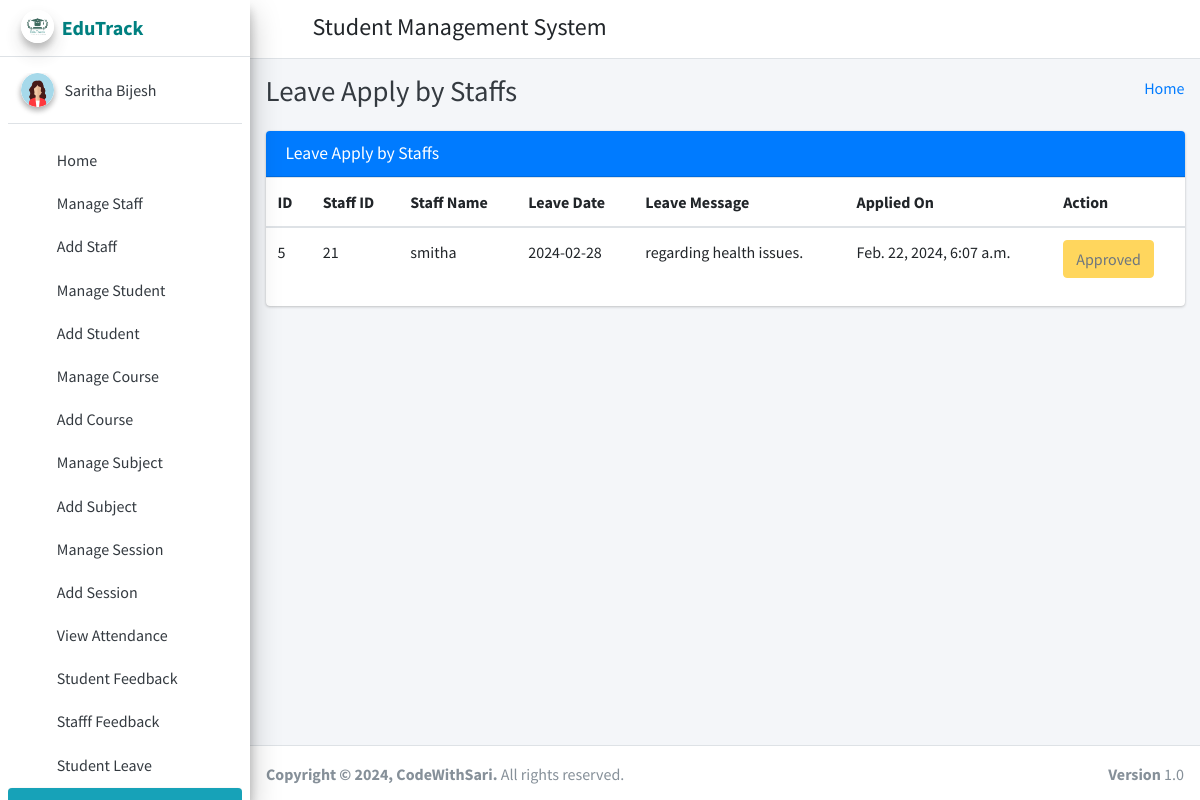
/staff_leave_view/ (signed in), run on the app's committed database.
### student_management_app/models.py (models this page shows)
class CustomUser(AbstractUser):
    user_type_data = ((1, "HOD"), (2, "Staff"), (3, "Student"))
    user_type = models.CharField(default=1, choices=user_type_data, max_length=10)

class LeaveReportStaff(models.Model):
    id = models.AutoField(primary_key=True)
    staff_id = models.ForeignKey(Staffs, on_delete=models.CASCADE)
    leave_date = models.CharField(max_length=255)
    leave_message = models.TextField()
    leave_status = models.IntegerField(default=0)
    created_at = models.DateTimeField(auto_now_add=True)
    updated_at = models.DateTimeField(auto_now=True)
    objects = models.Manager()

class Staffs(models.Model):
    id = models.AutoField(primary_key=True)
    admin = models.OneToOneField(CustomUser, on_delete=models.CASCADE)
    address = models.TextField()
    created_at = models.DateTimeField(auto_now_add=True)
    updated_at = models.DateTimeField(auto_now=True)
    objects = models.Manager()

### student_management_app/HodViews.py (the view)
# urls.py: path('staff_leave_view/', HodViews.staff_leave_view, name="staff_leave_view"),
def staff_leave_view(request):
    leaves = LeaveReportStaff.objects.all()
    context = {
        "leaves": leaves
    }
    return render(request, 'hod_template/staff_leave_view.html', context)

### student_management_app/LoginCheckMiddleWare.py (called while the page is built, shortened)
    def process_view(self, request, view_func, view_args, view_kwargs):
        modulename = view_func.__module__
        user = request.user
        if user.is_authenticated:
            if user.user_type == "1":
                if modulename == "student_management_app.HodViews":
                    pass
                elif modulename == "student_management_app.views" or modulename == "django.views.static":
                    pass
                else:
                    return redirect("admin_home")
            else:
                return redirect("login")
        else:
            if request.path == reverse("login") or request.path == reverse("doLogin"):
                pass
            else:
                return redirect("login")

### student_management_app/templates/hod_template/staff_leave_view.html (shortened to what this page needs)
{% extends 'hod_template/base_template.html' %}
{% block page_title %}
    Leave Apply by Staffs
{% endblock page_title %}
{% block main_content %}
{% load static %}
<section class="content">
        <div class="container-fluid">
            <div class="row">
                <div class="col-md-12">
                    <div class="card card-primary">
                        <div class="card-header">
                            <h3 class="card-title">Leave Apply by Staffs</h3>
                        </div>
                        <div class="table-responsive">
                            <table class="table">
                                <thead>
                                <tr>
                                    <th>ID</th>
                                    <th>Staff ID</th>
                                    <th>Staff Name</th>
                                    <th>Leave Date</th>
                                    <th>Leave Message</th>
                                    <th>Applied On</th>
                                    <th>Action</th>
                                </tr>
                                </thead>
                                {% for leave in leaves %}
                                <tbody>
                                <tr>
                                    <td>{{ leave.id }}</td>
                                    <td>{{ leave.staff_id.admin.id }}</td>
                                    <td>{{ leave.staff_id.admin.first_name }} {{ feedback.staff_id.admin.last_name }}</td>
                                    <td>{{ leave.leave_date }}</td>
                                    <td>{{ leave.leave_message }}</td>
                                    <td>{{ leave.created_at }}</td>
                                    <td>
                                        {% if leave.leave_status == 0 %}
                                            <a href="{% url 'staff_leave_approve' leave_id=leave.id %}" class="btn btn-success">Approve</a>
                                            <a href="{% url 'staff_leave_reject' leave_id=leave.id %}" class="btn btn-danger">Reject</a>
                                        {% elif leave.leave_status == 1 %}
                                            <button class="btn btn-warning" disabled="disabled">Approved</button>
                                        {% else %}
                                            <button class="btn btn-danger" disabled="disabled">Rejected</button>
                                        {% endif %}
                                    </td>
                                </tr>
                                </tbody>
                                {% endfor %}
                            </table>
                        </div>
                    </div>
                </div>
            </div>
        </div>
      </section>
  {% endblock main_content %}

### student_management_app/templates/hod_template/sidebar_template.html (shortened to what this page needs)
{% load static %}
<aside class="main-sidebar sidebar-light-info elevation-4">
      <a href="{% url 'admin_home' %}" class="brand-link">
        <img src="{% static 'dist/img/edutracklogo.jpeg' %}" alt="EduTrackLogo" class="brand-image img-circle elevation-3"
            style="opacity: .8">
        <span class="brand-text font-weight-bold" style="color: teal;">EduTrack</span>
      </a>
      <div class="sidebar">
        <div class="user-panel mt-3 pb-3 mb-3 d-flex">
          <div class="image">
            <img src="{% static 'dist/img/profpicgirl1.png' %}" class="img-circle elevation-2" alt="User Image">
          </div>
          <div class="info">
            <a href="{% url 'admin_profile' %}" class="d-block">{{ user.first_name }} {{ user.last_name }}</a>
          </div>
        </div>
        <nav class="mt-2">
          <ul class="nav nav-pills nav-sidebar flex-column" data-widget="treeview" role="menu" data-accordion="false">
            <li class="nav-item">
              {% url 'admin_home' as admin_home %}
              <a href="{{ admin_home }}" class="nav-link {% if request.path == admin_home %} active {% endif %}">
                <i class="nav-icon fas fa-tachometer-alt"></i>
                <p>
                  Home
                </p>
              </a>
            </li>
            <li class="nav-item">
              {% url 'manage_staff' as manage_staff %}
              {% url 'edit_staff' staff_id=id as edit_staff %}
              <a href="{{ manage_staff }}" class="nav-link {% if request.path == manage_staff %} active {% endif %} {% if request.path == edit_staff %} active {% endif %}">
                <i class="nav-icon fas fa-chalkboard-teacher"></i>
                <p>
                  Manage Staff
                </p>
              </a>
            </li>
            <li class="nav-item">
              {% url 'add_staff' as add_staff %}
              <a href="{{ add_staff }}" class="nav-link {% if request.path == add_staff %} active {% endif %}">
                <i class="nav-icon fas fa-th"></i>
                <p>
                  Add Staff
                </p>
              </a>
            </li>
            <li class="nav-item">
              {% url 'manage_student' as manage_student %}
              {% url 'edit_student' student_id=id as edit_student %}
              <a href="{{ manage_student }}" class="nav-link {% if request.path == manage_student %} active {% endif %} {% if request.path == edit_student %} active {% endif %}">
                <i class="nav-icon fas fa-user-graduate"></i>
                <p>
                  Manage Student
                </p>
              </a>
            </li>
            <li class="nav-item">
              {% url 'add_student' as add_student %}
              <a href="{{ add_student }}" class="nav-link {% if request.path == add_student %} active {% endif %}">
                <i class="nav-icon fas fa-th"></i>
                <p>
                  Add Student
                </p>
              </a>
            </li>
            <li class="nav-item">
              {% url 'manage_course' as manage_course %}
              {% url 'edit_course' course_id=id as edit_course %}
              <a href="{{ manage_course }}" class="nav-link {% if request.path == manage_course %} active {% endif %} {% if request.path == edit_course %} active {% endif %}">
                <i class="nav-icon fas fa-chalkboard"></i>
                <p>
                  Manage Course
                </p>
              </a>
            </li>
            <li class="nav-item">
            {% url 'add_course' as add_course %}
              <a href="{{ add_course }}" class="nav-link {% if request.path == add_course %} active {% endif %}">
                <i class="nav-icon fas fa-th"></i>
                <p>
                  Add Course
                </p>
              </a>
            </li>
            <li class="nav-item">
              {% url 'manage_subject' as manage_subject %}
              {% url 'edit_subject' subject_id=id as edit_subject %}
              <a href="{{ manage_subject }}" class="nav-link {% if request.path == manage_subject %} active {% endif %} {% if request.path == edit_subject %} active {% endif %}">
                <i class="nav-icon fas fa-book"></i>
                <p>
                  Manage Subject
                </p>
              </a>
            </li>
            <li class="nav-item">
              {% url 'add_subject' as add_subject %}
              <a href="{{ add_subject }}" class="nav-link {% if request.path == add_subject %} active {% endif %}">
                <i class="nav-icon fas fa-th"></i>
                <p>
                  Add Subject
                </p>
              </a>
            </li>
            <li class="nav-item">
              {% url 'manage_session' as manage_session %}
              {% url 'edit_session' session_id=id as edit_session %}
              <a href="{{ manage_session }}" class="nav-link {% if request.path == manage_session %} active {% endif %} {% if request.path == edit_session %} active {% endif %}">
                <i class="nav-icon fas fa-graduation-cap"></i>
                <p>
                  Manage Session
                </p>
              </a>
            </li>
            <li class="nav-item">
              {% url 'add_session' as add_session %}
              <a href="{{ add_session }}" class="nav-link {% if request.path == add_session %} active {% endif %}">
                <i class="nav-icon fas fa-th"></i>
                <p>
                  Add Session
                </p>
              </a>
            </li>
            <li class="nav-item">
              {% url 'admin_view_attendance' as admin_view_attendance %}
              <a href="{{ admin_view_attendance }}" class="nav-link {% if request.path == admin_view_attendance %} active {% endif %}">
                <i class="nav-icon fas fa-calendar-alt"></i>
                <p>
                  View Attendance
                </p>
              </a>
            </li>
            <li class="nav-item">
              {% url 'student_feedback_message' as student_feedback_message %}
              <a href="{{ student_feedback_message }}" class="nav-link {% if request.path == student_feedback_message %} active {% endif %}">
                <i class="nav-icon fas fa-th"></i>
                <p>
                  Student Feedback
                </p>
              </a>
            </li>
            <li class="nav-item">
              {% url 'staff_feedback_message' as staff_feedback_message %}
              <a href="{{ staff_feedback_message }}" class="nav-link {% if request.path == staff_feedback_message %} active {% endif %}">
                <i class="nav-icon fas fa-th"></i>
                <p>
                  Stafff Feedback
                </p>
              </a>
            </li>
            <li class="nav-item">
              {% url 'student_leave_view' as student_leave_view %}
              <a href="{{ student_leave_view }}" class="nav-link {% if request.path == student_leave_view %} active {% endif %}">
                <i class="nav-icon fas fa-th"></i>
                <p>
                  Student Leave
                </p>
              </a>
            </li>
            <li class="nav-item">
              {% url 'staff_leave_view' as staff_leave_view %}
              <a href="{{ staff_leave_view }}" class="nav-link {% if request.path == staff_leave_view %} active {% endif %}">
                <p>
                </p>
              </a>
            </li>
          </ul>
        </nav>
      </div>
    </aside>

### data on the page
CustomUser: first_name "Saritha", last_name "Bijesh"
LeaveReportStaff: id "5", staff_id.admin.id "21", staff_id.admin.first_name "smitha", leave_date "2024-02-28", leave_message "regarding health issues.", created_at "Feb. 22, 2024, 6:07 a.m.", leave_status "Approved"
